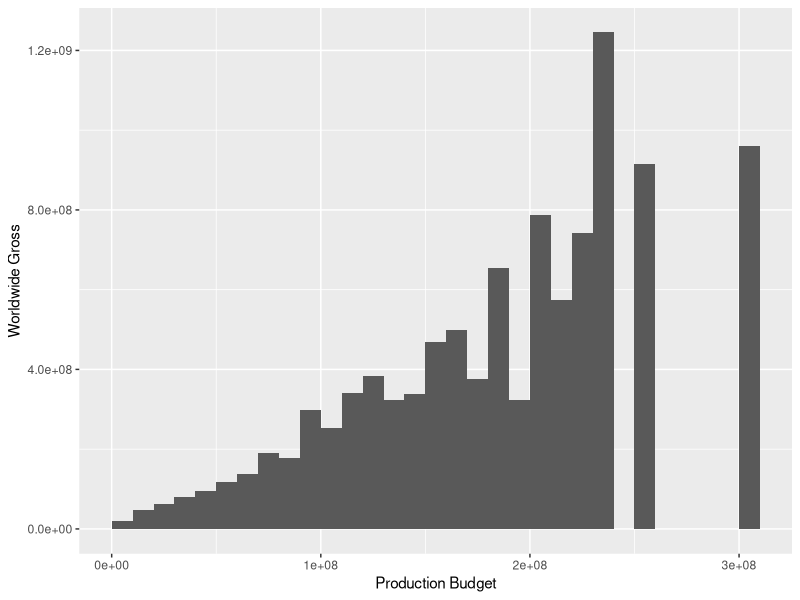

Generate this figure with R:
library(tidyverse)

df <- read_csv("data/movies.csv")
ggplot(df) +
  geom_bar(aes(x = `Production Budget`, y = `Worldwide Gross`),
    stat = "summary_bin", fun = "mean"
  )
